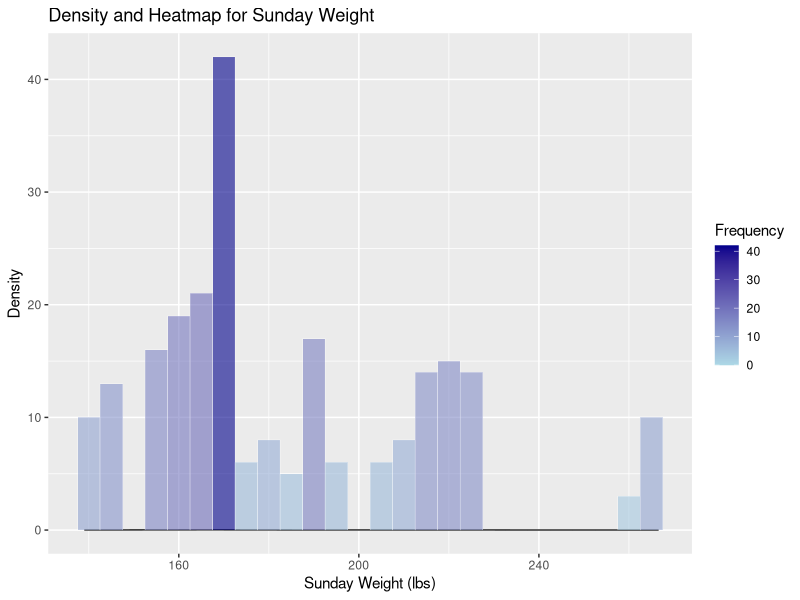

Recreate this plot in R.
## ---- chunk 1
#open data
library(readr)
Data_01 <- read_csv("Data_01.csv")
View(Data_01)
library(ggplot2)
## ---- chunk 2
#Filter out non NA in the sunday_weight variable 
filtered_data <- na.omit(Data_01$sunday_weight)

#create a data frame for plotting
plot_data <- data.frame(weight=filtered_data)

#ensure weight is numeric
plot_data$weight <- as.numeric(plot_data$weight)

## ---- chunk 3
#create a density plot and heatmap for sunday_weight
plot <- ggplot(plot_data, aes(x = weight)) +
# the density curve is to visualize the overall shape of the distribution of the data
  geom_density(fill = "blue", alpha = 0.7) +
# the heatmap-like bins show how many data points fall within particular intervals; the visualization helps to see high or low-frequency regions.
  stat_bin(binwidth = 5, aes(y = ..count.., fill = ..count..),#add a binning layer and set each bin to cover 5 units in weight.
           geom = "tile", color = "white", alpha = 0.6) + #make the bins rectangular. 
  labs(
    title = "Density and Heatmap for Sunday Weight",
    x = "Sunday Weight (lbs)",
    y = "Density"
  ) +
  scale_fill_gradient(low = "lightblue", high = "darkblue", name = "Frequency")
print (plot)

